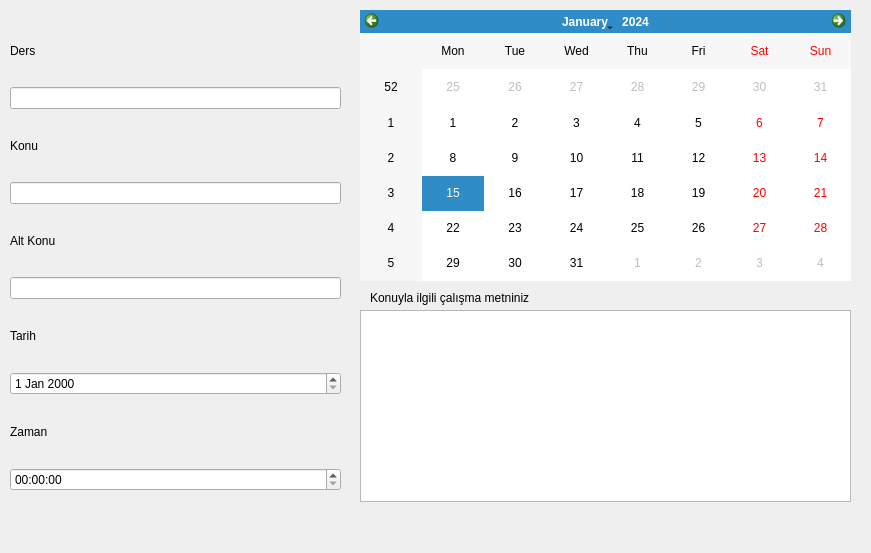
<?xml version="1.0" encoding="UTF-8"?>
<ui version="4.0">
 <class>Dialog</class>
 <widget class="QDialog" name="Dialog">
  <property name="geometry">
   <rect>
    <x>0</x>
    <y>0</y>
    <width>871</width>
    <height>553</height>
   </rect>
  </property>
  <property name="windowTitle">
   <string>Dialog</string>
  </property>
  <widget class="QWidget" name="verticalLayoutWidget">
   <property name="geometry">
    <rect>
     <x>10</x>
     <y>20</y>
     <width>331</width>
     <height>471</height>
    </rect>
   </property>
   <layout class="QVBoxLayout" name="verticalLayout">
    <item>
     <widget class="QLabel" name="label_3">
      <property name="text">
       <string>Ders</string>
      </property>
     </widget>
    </item>
    <item>
     <widget class="QLineEdit" name="lineEdit"/>
    </item>
    <item>
     <widget class="QLabel" name="label_2">
      <property name="text">
       <string>Konu</string>
      </property>
     </widget>
    </item>
    <item>
     <widget class="QLineEdit" name="lineEdit_2"/>
    </item>
    <item>
     <widget class="QLabel" name="label_4">
      <property name="text">
       <string>Alt Konu</string>
      </property>
     </widget>
    </item>
    <item>
     <widget class="QLineEdit" name="lineEdit_3"/>
    </item>
    <item>
     <widget class="QLabel" name="label_5">
      <property name="text">
       <string>Tarih</string>
      </property>
     </widget>
    </item>
    <item>
     <widget class="QDateEdit" name="dateEdit"/>
    </item>
    <item>
     <widget class="QLabel" name="label">
      <property name="text">
       <string>Zaman</string>
      </property>
     </widget>
    </item>
    <item>
     <widget class="QTimeEdit" name="timeEdit"/>
    </item>
   </layout>
  </widget>
  <widget class="QCalendarWidget" name="calendarWidget">
   <property name="geometry">
    <rect>
     <x>360</x>
     <y>10</y>
     <width>491</width>
     <height>271</height>
    </rect>
   </property>
  </widget>
  <widget class="QLabel" name="label_6">
   <property name="geometry">
    <rect>
     <x>370</x>
     <y>290</y>
     <width>331</width>
     <height>16</height>
    </rect>
   </property>
   <property name="text">
    <string>Konuyla ilgili çalışma metniniz</string>
   </property>
  </widget>
  <widget class="QTextBrowser" name="textBrowser">
   <property name="geometry">
    <rect>
     <x>360</x>
     <y>310</y>
     <width>491</width>
     <height>192</height>
    </rect>
   </property>
  </widget>
 </widget>
 <resources/>
 <connections/>
</ui>
